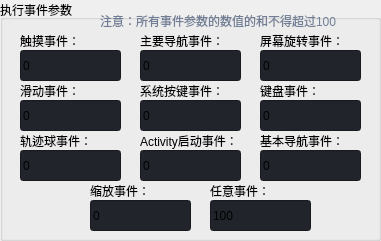
                               <widget class="QGroupBox" name="groupBox_event">
                                <property name="geometry">
                                 <rect>
                                  <x>480</x>
                                  <y>20</y>
                                  <width>381</width>
                                  <height>241</height>
                                 </rect>
                                </property>
                                <property name="title">
                                 <string>执行事件参数</string>
                                </property>
                                <widget class="QLabel" name="labelVersion_11">
                                 <property name="geometry">
                                  <rect>
                                   <x>100</x>
                                   <y>10</y>
                                   <width>271</width>
                                   <height>21</height>
                                  </rect>
                                 </property>
                                 <property name="styleSheet">
                                  <string notr="true">color: rgb(113, 126, 149);</string>
                                 </property>
                                 <property name="lineWidth">
                                  <number>1</number>
                                 </property>
                                 <property name="text">
                                  <string>注意：所有事件参数的数值的和不得超过100</string>
                                 </property>
                                 <property name="alignment">
                                  <set>Qt::AlignLeading|Qt::AlignLeft|Qt::AlignVCenter</set>
                                 </property>
                                </widget>
                                <widget class="QLineEdit" name="lineEdit_touch">
                                 <property name="geometry">
                                  <rect>
                                   <x>20</x>
                                   <y>50</y>
                                   <width>101</width>
                                   <height>31</height>
                                  </rect>
                                 </property>
                                 <property name="styleSheet">
                                  <string notr="true">background-color: rgb(33, 37, 43);</string>
                                 </property>
                                 <property name="inputMask">
                                  <string/>
                                 </property>
                                 <property name="text">
                                  <string>0</string>
                                 </property>
                                 <property name="placeholderText">
                                  <string>输入事件概率</string>
                                 </property>
                                </widget>
                                <widget class="QLabel" name="label_touch">
                                 <property name="geometry">
                                  <rect>
                                   <x>20</x>
                                   <y>30</y>
                                   <width>61</width>
                                   <height>21</height>
                                  </rect>
                                 </property>
                                 <property name="text">
                                  <string>触摸事件：</string>
                                 </property>
                                </widget>
                                <widget class="QLineEdit" name="lineEdit_motion">
                                 <property name="geometry">
                                  <rect>
                                   <x>20</x>
                                   <y>100</y>
                                   <width>101</width>
                                   <height>31</height>
                                  </rect>
                                 </property>
                                 <property name="styleSheet">
                                  <string notr="true">background-color: rgb(33, 37, 43);</string>
                                 </property>
                                 <property name="inputMask">
                                  <string/>
                                 </property>
                                 <property name="text">
                                  <string>0</string>
                                 </property>
                                 <property name="placeholderText">
                                  <string>输入事件概率</string>
                                 </property>
                                </widget>
                                <widget class="QLabel" name="label_motion">
                                 <property name="geometry">
                                  <rect>
                                   <x>20</x>
                                   <y>80</y>
                                   <width>61</width>
                                   <height>21</height>
                                  </rect>
                                 </property>
                                 <property name="text">
                                  <string>滑动事件：</string>
                                 </property>
                                </widget>
                                <widget class="QLineEdit" name="lineEdit_trackball">
                                 <property name="geometry">
                                  <rect>
                                   <x>20</x>
                                   <y>150</y>
                                   <width>101</width>
                                   <height>31</height>
                                  </rect>
                                 </property>
                                 <property name="styleSheet">
                                  <string notr="true">background-color: rgb(33, 37, 43);</string>
                                 </property>
                                 <property name="inputMask">
                                  <string/>
                                 </property>
                                 <property name="text">
                                  <string>0</string>
                                 </property>
                                 <property name="placeholderText">
                                  <string>输入事件概率</string>
                                 </property>
                                </widget>
                                <widget class="QLabel" name="label_trackball">
                                 <property name="geometry">
                                  <rect>
                                   <x>20</x>
                                   <y>130</y>
                                   <width>81</width>
                                   <height>21</height>
                                  </rect>
                                 </property>
                                 <property name="text">
                                  <string>轨迹球事件：</string>
                                 </property>
                                </widget>
                                <widget class="QLineEdit" name="lineEdit_nav">
                                 <property name="geometry">
                                  <rect>
                                   <x>260</x>
                                   <y>150</y>
                                   <width>101</width>
                                   <height>31</height>
                                  </rect>
                                 </property>
                                 <property name="styleSheet">
                                  <string notr="true">background-color: rgb(33, 37, 43);</string>
                                 </property>
                                 <property name="inputMask">
                                  <string/>
                                 </property>
                                 <property name="text">
                                  <string>0</string>
                                 </property>
                                 <property name="placeholderText">
                                  <string>输入事件概率</string>
                                 </property>
                                </widget>
                                <widget class="QLabel" name="label_nav">
                                 <property name="geometry">
                                  <rect>
                                   <x>260</x>
                                   <y>130</y>
                                   <width>91</width>
                                   <height>21</height>
                                  </rect>
                                 </property>
                                 <property name="text">
                                  <string>基本导航事件：</string>
                                 </property>
                                </widget>
                                <widget class="QLineEdit" name="lineEdit_majorNav">
                                 <property name="geometry">
                                  <rect>
                                   <x>140</x>
                                   <y>50</y>
                                   <width>101</width>
                                   <height>31</height>
                                  </rect>
                                 </property>
                                 <property name="styleSheet">
                                  <string notr="true">background-color: rgb(33, 37, 43);</string>
                                 </property>
                                 <property name="inputMask">
                                  <string/>
                                 </property>
                                 <property name="text">
                                  <string>0</string>
                                 </property>
                                 <property name="placeholderText">
                                  <string>输入事件概率</string>
                                 </property>
                                </widget>
                                <widget class="QLabel" name="label_majorNav">
                                 <property name="geometry">
                                  <rect>
                                   <x>140</x>
                                   <y>30</y>
                                   <width>91</width>
                                   <height>21</height>
                                  </rect>
                                 </property>
                                 <property name="text">
                                  <string>主要导航事件：</string>
                                 </property>
                                </widget>
                                <widget class="QLineEdit" name="lineEdit_syskeys">
                                 <property name="geometry">
                                  <rect>
                                   <x>140</x>
                                   <y>100</y>
                                   <width>101</width>
                                   <height>31</height>
                                  </rect>
                                 </property>
                                 <property name="styleSheet">
                                  <string notr="true">background-color: rgb(33, 37, 43);</string>
                                 </property>
                                 <property name="inputMask">
                                  <string/>
                                 </property>
                                 <property name="text">
                                  <string>0</string>
                                 </property>
                                 <property name="placeholderText">
                                  <string>输入事件概率</string>
                                 </property>
                                </widget>
                                <widget class="QLabel" name="label_syskeys">
                                 <property name="geometry">
                                  <rect>
                                   <x>140</x>
                                   <y>80</y>
                                   <width>91</width>
                                   <height>21</height>
                                  </rect>
                                 </property>
                                 <property name="text">
                                  <string>系统按键事件：</string>
                                 </property>
                                </widget>
                                <widget class="QLineEdit" name="lineEdit_appSwitch">
                                 <property name="geometry">
                                  <rect>
                                   <x>140</x>
                                   <y>150</y>
                                   <width>101</width>
                                   <height>31</height>
                                  </rect>
                                 </property>
                                 <property name="styleSheet">
                                  <string notr="true">background-color: rgb(33, 37, 43);</string>
                                 </property>
                                 <property name="inputMask">
                                  <string/>
                                 </property>
                                 <property name="text">
                                  <string>0</string>
                                 </property>
                                 <property name="placeholderText">
                                  <string>输入事件概率</string>
                                 </property>
                                </widget>
                                <widget class="QLabel" name="label_appSwitch">
                                 <property name="geometry">
                                  <rect>
                                   <x>140</x>
                                   <y>130</y>
                                   <width>101</width>
                                   <height>21</height>
                                  </rect>
                                 </property>
                                 <property name="text">
                                  <string>Activity启动事件：</string>
                                 </property>
                                </widget>
                                <widget class="QLineEdit" name="lineEdit_zoom">
                                 <property name="geometry">
                                  <rect>
                                   <x>90</x>
                                   <y>200</y>
                                   <width>101</width>
                                   <height>31</height>
                                  </rect>
                                 </property>
                                 <property name="styleSheet">
                                  <string notr="true">background-color: rgb(33, 37, 43);</string>
                                 </property>
                                 <property name="inputMask">
                                  <string/>
                                 </property>
                                 <property name="text">
                                  <string>0</string>
                                 </property>
                                 <property name="placeholderText">
                                  <string>输入事件概率</string>
                                 </property>
                                </widget>
                                <widget class="QLabel" name="label_zoom">
                                 <property name="geometry">
                                  <rect>
                                   <x>90</x>
                                   <y>180</y>
                                   <width>61</width>
                                   <height>21</height>
                                  </rect>
                                 </property>
                                 <property name="text">
                                  <string>缩放事件：</string>
                                 </property>
                                </widget>
                                <widget class="QLineEdit" name="lineEdit_rotation">
                                 <property name="geometry">
                                  <rect>
                                   <x>260</x>
                                   <y>50</y>
                                   <width>101</width>
                                   <height>31</height>
                                  </rect>
                                 </property>
                                 <property name="styleSheet">
                                  <string notr="true">background-color: rgb(33, 37, 43);</string>
                                 </property>
                                 <property name="inputMask">
                                  <string/>
                                 </property>
                                 <property name="text">
                                  <string>0</string>
                                 </property>
                                 <property name="placeholderText">
                                  <string>输入事件概率</string>
                                 </property>
                                </widget>
                                <widget class="QLabel" name="label_rotation">
                                 <property name="geometry">
                                  <rect>
                                   <x>260</x>
                                   <y>30</y>
                                   <width>91</width>
                                   <height>21</height>
                                  </rect>
                                 </property>
                                 <property name="text">
                                  <string>屏幕旋转事件：</string>
                                 </property>
                                </widget>
                                <widget class="QLineEdit" name="lineEdit_keyboard">
                                 <property name="geometry">
                                  <rect>
                                   <x>260</x>
                                   <y>100</y>
                                   <width>101</width>
                                   <height>31</height>
                                  </rect>
                                 </property>
                                 <property name="styleSheet">
                                  <string notr="true">background-color: rgb(33, 37, 43);</string>
                                 </property>
                                 <property name="inputMask">
                                  <string/>
                                 </property>
                                 <property name="text">
                                  <string>0</string>
                                 </property>
                                 <property name="placeholderText">
                                  <string>输入事件概率</string>
                                 </property>
                                </widget>
                                <widget class="QLabel" name="label_keyboard">
                                 <property name="geometry">
                                  <rect>
                                   <x>260</x>
                                   <y>80</y>
                                   <width>61</width>
                                   <height>21</height>
                                  </rect>
                                 </property>
                                 <property name="text">
                                  <string>键盘事件：</string>
                                 </property>
                                </widget>
                                <widget class="QLineEdit" name="lineEdit_anything">
                                 <property name="geometry">
                                  <rect>
                                   <x>210</x>
                                   <y>200</y>
                                   <width>101</width>
                                   <height>31</height>
                                  </rect>
                                 </property>
                                 <property name="styleSheet">
                                  <string notr="true">background-color: rgb(33, 37, 43);</string>
                                 </property>
                                 <property name="inputMask">
                                  <string/>
                                 </property>
                                 <property name="text">
                                  <string>100</string>
                                 </property>
                                 <property name="placeholderText">
                                  <string>输入事件概率</string>
                                 </property>
                                </widget>
                                <widget class="QLabel" name="label_anything">
                                 <property name="geometry">
                                  <rect>
                                   <x>210</x>
                                   <y>180</y>
                                   <width>61</width>
                                   <height>21</height>
                                  </rect>
                                 </property>
                                 <property name="text">
                                  <string>任意事件：</string>
                                 </property>
                                </widget>
                               </widget>
